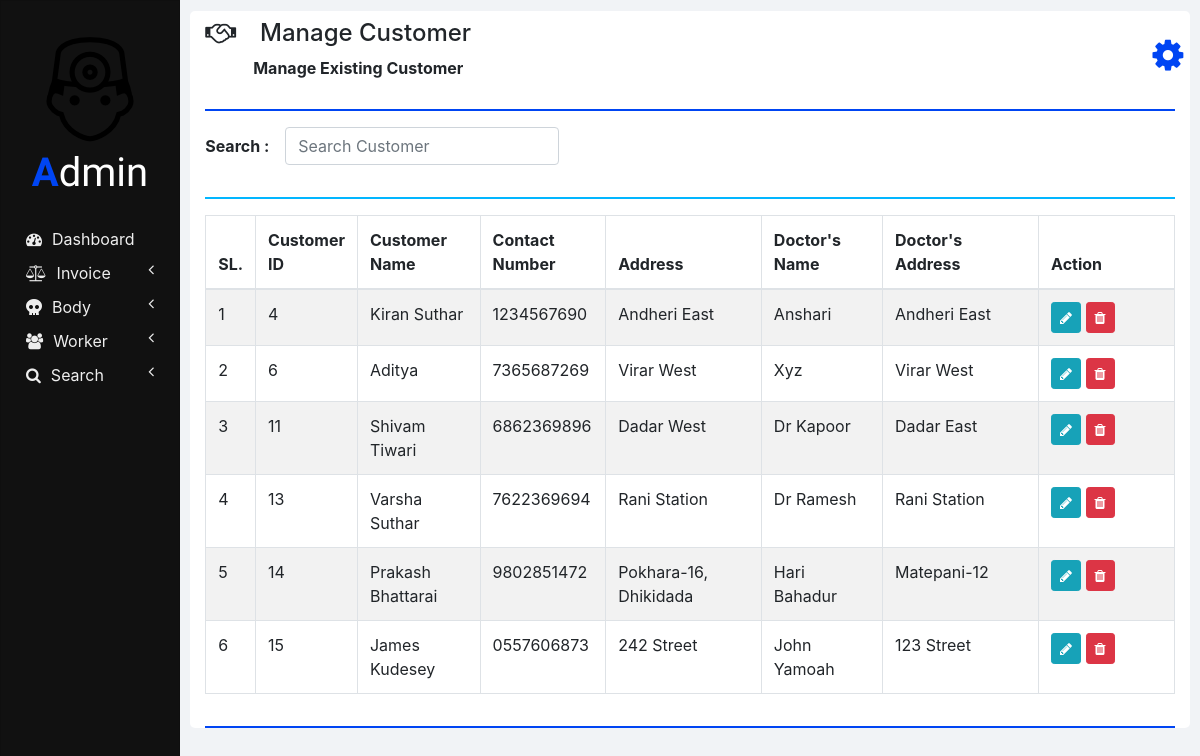
The page /manage_customer.php on the database its author committed.
### tables this page shows
CREATE TABLE `customers` (
  `ID` int(11) NOT NULL,
  `NAME` varchar(20) NOT NULL,
  `CONTACT_NUMBER` varchar(10) NOT NULL,
  `ADDRESS` varchar(100) NOT NULL,
  `DOCTOR_NAME` varchar(20) NOT NULL,
  `DOCTOR_ADDRESS` varchar(100) NOT NULL
);

### php/manage_customer.php (the view, shortened to what this page needs)
<?php
  function showCustomers($id) {
    require "db_connection.php";
    if($con) {
      $seq_no = 0;
      $query = "SELECT * FROM customers";
      $result = mysqli_query($con, $query);
      while($row = mysqli_fetch_array($result)) {
        $seq_no++;
        if($row['ID'] == $id)
          showEditOptionsRow($seq_no, $row);
        else
          showCustomerRow($seq_no, $row);
      }
    }
  }
  function showCustomerRow($seq_no, $row) {
    ?>
    <tr>
      <td><?php echo $seq_no; ?></td>
      <td><?php echo $row['ID'] ?></td>
      <td><?php echo $row['NAME']; ?></td>
      <td><?php echo $row['CONTACT_NUMBER']; ?></td>
      <td><?php echo $row['ADDRESS']; ?></td>
      <td><?php echo $row['DOCTOR_NAME']; ?></td>
      <td><?php echo $row['DOCTOR_ADDRESS']; ?></td>
      <td>
        <button href="" class="btn btn-info btn-sm" onclick="editCustomer(<?php echo $row['ID']; ?>);">
          <i class="fa fa-pencil"></i>
        </button>
        <button class="btn btn-danger btn-sm" onclick="deleteCustomer(<?php echo $row['ID']; ?>);">
          <i class="fa fa-trash"></i>
        </button>
      </td>
    </tr>
    <?php
  }
  ?>

### css/sidenav.css (style rules this page uses)
body { background-color: #f1f3f6; }
.sidenav { width: 15%; height: 100vh; background-color: #222222; position: fixed; z-index: 1; flex: 1 0 auto; }
.card { width: 100%; height: 100%; top: 0; border-radius: 0; background-color: #111111; }
.logo .logo-caption { font-family: 'Poiret One', cursive; color: #ffffff; text-align: center; margin-bottom: 25px; }
.logo .profile { margin-left: 50%; border-radius: 50%; transform: translate(-50%); }
.logo .tweak { color: #0045f3; font-weight: bold; }
.main-menu-item { padding: 5px 5px; cursor: pointer; }
.main-menu-item > a { color: #eeeeee; text-decoration: none; font-size: 16px; }
.main-menu-item > a > span { margin-left: 10px; }

### css/home.css (style rules this page uses)
html, body { height: 100vh; }

### rows shown on the page
customers: seq_no "1", ID "4", NAME "Kiran Suthar", CONTACT_NUMBER "1234567690", ADDRESS "Andheri East", DOCTOR_NAME "Anshari", DOCTOR_ADDRESS "Andheri East"
customers: seq_no "2", ID "6", NAME "Aditya", CONTACT_NUMBER "7365687269", ADDRESS "Virar West", DOCTOR_NAME "Xyz", DOCTOR_ADDRESS "Virar West"
customers: seq_no "3", ID "11", NAME "Shivam Tiwari", CONTACT_NUMBER "6862369896", ADDRESS "Dadar West", DOCTOR_NAME "Dr Kapoor", DOCTOR_ADDRESS "Dadar East"
customers: seq_no "4", ID "13", NAME "Varsha Suthar", CONTACT_NUMBER "7622369694", ADDRESS "Rani Station", DOCTOR_NAME "Dr Ramesh", DOCTOR_ADDRESS "Rani Station"
customers: seq_no "5", ID "14", NAME "Prakash Bhattarai", CONTACT_NUMBER "9802851472", ADDRESS "Pokhara-16, Dhikidada", DOCTOR_NAME "Hari Bahadur", DOCTOR_ADDRESS "Matepani-12"
customers: seq_no "6", ID "15", NAME "James Kudesey", CONTACT_NUMBER "0557606873", ADDRESS "242 Street", DOCTOR_NAME "John Yamoah", DOCTOR_ADDRESS "123 Street"

### other values the page prints
$heading "Manage Customer"
$sub_heading "Manage Existing Customer"
